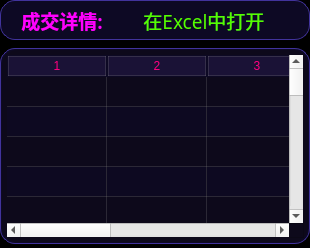
                           <widget class="QFrame" name="frame_10">
                            <property name="sizePolicy">
                             <sizepolicy hsizetype="Expanding" vsizetype="Minimum">
                              <horstretch>0</horstretch>
                              <verstretch>0</verstretch>
                             </sizepolicy>
                            </property>
                            <property name="maximumSize">
                             <size>
                              <width>16777215</width>
                              <height>16777215</height>
                             </size>
                            </property>
                            <property name="styleSheet">
                             <string notr="true">QFrame {
	background-color:rgb(0, 0, 0);
	border-radius: 20px;
}

</string>
                            </property>
                            <property name="frameShape">
                             <enum>QFrame::StyledPanel</enum>
                            </property>
                            <property name="frameShadow">
                             <enum>QFrame::Raised</enum>
                            </property>
                            <layout class="QVBoxLayout" name="verticalLayout_6">
                             <property name="spacing">
                              <number>8</number>
                             </property>
                             <property name="leftMargin">
                              <number>0</number>
                             </property>
                             <property name="topMargin">
                              <number>0</number>
                             </property>
                             <property name="rightMargin">
                              <number>0</number>
                             </property>
                             <property name="bottomMargin">
                              <number>4</number>
                             </property>
                             <item>
                              <widget class="QFrame" name="frame_15">
                               <property name="minimumSize">
                                <size>
                                 <width>0</width>
                                 <height>40</height>
                                </size>
                               </property>
                               <property name="maximumSize">
                                <size>
                                 <width>16777215</width>
                                 <height>40</height>
                                </size>
                               </property>
                               <property name="styleSheet">
                                <string notr="true">QFrame {
	background-color: rgb(13, 9, 36);
	border: 1px solid rgb(65, 51, 156);
	border-radius: 15px;
}
QFrame:hover {
	border: 2px solid rgb(255, 85, 0);
}</string>
                               </property>
                               <property name="frameShape">
                                <enum>QFrame::StyledPanel</enum>
                               </property>
                               <property name="frameShadow">
                                <enum>QFrame::Raised</enum>
                               </property>
                               <layout class="QHBoxLayout" name="horizontalLayout_8">
                                <property name="leftMargin">
                                 <number>20</number>
                                </property>
                                <property name="topMargin">
                                 <number>0</number>
                                </property>
                                <property name="rightMargin">
                                 <number>20</number>
                                </property>
                                <property name="bottomMargin">
                                 <number>0</number>
                                </property>
                                <item alignment="Qt::AlignLeft">
                                 <widget class="QLabel" name="label_22">
                                  <property name="font">
                                   <font>
                                    <family>等线</family>
                                    <pointsize>14</pointsize>
                                    <italic>false</italic>
                                    <bold>true</bold>
                                   </font>
                                  </property>
                                  <property name="styleSheet">
                                   <string notr="true">QFrame {
	background-color: rgba(30, 30, 40, 0);
	border: none;
	border-radius: 15px;
	color: rgb(255, 0, 255);
	font: 700 14pt &quot;等线&quot;;
}
</string>
                                  </property>
                                  <property name="text">
                                   <string>成交详情:</string>
                                  </property>
                                  <property name="alignment">
                                   <set>Qt::AlignCenter</set>
                                  </property>
                                 </widget>
                                </item>
                                <item alignment="Qt::AlignRight|Qt::AlignVCenter">
                                 <widget class="QPushButton" name="Btn_opne_in_excel1">
                                  <property name="minimumSize">
                                   <size>
                                    <width>180</width>
                                    <height>30</height>
                                   </size>
                                  </property>
                                  <property name="maximumSize">
                                   <size>
                                    <width>180</width>
                                    <height>30</height>
                                   </size>
                                  </property>
                                  <property name="font">
                                   <font>
                                    <family>等线</family>
                                    <pointsize>14</pointsize>
                                    <italic>false</italic>
                                    <bold>false</bold>
                                   </font>
                                  </property>
                                  <property name="styleSheet">
                                   <string notr="true">QPushButton {
	border: none;
	background-color: rgba(40, 40, 70, 0);
	color: rgb(85, 255, 0);
	
	font: 14pt &quot;等线&quot;;
	border-radius: 13px;
}

QPushButton:hover {
	border-left: 3px solid rgb(255, 85, 0);
	border-right: 3px solid rgb(255, 85, 0);
}

QPushButton:pressed {
	background-color: rgb(25, 25, 25);
}</string>
                                  </property>
                                  <property name="text">
                                   <string>  在Excel中打开</string>
                                  </property>
                                  <property name="icon">
                                   <iconset resource="resource.qrc">
                                    <normaloff>:/图标/icons/Excel.svg</normaloff>:/图标/icons/Excel.svg</iconset>
                                  </property>
                                  <property name="iconSize">
                                   <size>
                                    <width>20</width>
                                    <height>20</height>
                                   </size>
                                  </property>
                                 </widget>
                                </item>
                               </layout>
                              </widget>
                             </item>
                             <item>
                              <widget class="QFrame" name="frame_29">
                               <property name="styleSheet">
                                <string notr="true">QFrame {
	background-color: rgb(13, 9, 36);
	border: 1px solid rgb(65, 51, 156);
	border-radius: 15px;
}
QFrame:hover {
	border: 2px solid rgb(255, 85, 0);
}</string>
                               </property>
                               <property name="frameShape">
                                <enum>QFrame::StyledPanel</enum>
                               </property>
                               <property name="frameShadow">
                                <enum>QFrame::Raised</enum>
                               </property>
                               <layout class="QVBoxLayout" name="verticalLayout_26">
                                <property name="spacing">
                                 <number>1</number>
                                </property>
                                <property name="leftMargin">
                                 <number>1</number>
                                </property>
                                <property name="topMargin">
                                 <number>1</number>
                                </property>
                                <property name="rightMargin">
                                 <number>1</number>
                                </property>
                                <property name="bottomMargin">
                                 <number>1</number>
                                </property>
                                <item>
                                 <widget class="QFrame" name="frame_65">
                                  <property name="styleSheet">
                                   <string notr="true">QFrame {
	background-color: rgb(13, 9, 36);
	border: none;
	border-radius: 15px;
}
QFrame:hover {
	border: none;
}</string>
                                  </property>
                                  <property name="frameShape">
                                   <enum>QFrame::StyledPanel</enum>
                                  </property>
                                  <property name="frameShadow">
                                   <enum>QFrame::Raised</enum>
                                  </property>
                                  <layout class="QHBoxLayout" name="horizontalLayout_37">
                                   <property name="spacing">
                                    <number>0</number>
                                   </property>
                                   <property name="leftMargin">
                                    <number>0</number>
                                   </property>
                                   <property name="topMargin">
                                    <number>0</number>
                                   </property>
                                   <property name="rightMargin">
                                    <number>0</number>
                                   </property>
                                   <property name="bottomMargin">
                                    <number>0</number>
                                   </property>
                                   <item>
                                    <widget class="QTableWidget" name="tableWidget_deal_detials">
                                     <property name="font">
                                      <font>
                                       <family>等线</family>
                                       <pointsize>10</pointsize>
                                       <italic>false</italic>
                                       <bold>false</bold>
                                      </font>
                                     </property>
                                     <property name="cursor" stdset="0">
                                      <cursorShape>PointingHandCursor</cursorShape>
                                     </property>
                                     <property name="mouseTracking">
                                      <bool>true</bool>
                                     </property>
                                     <property name="styleSheet">
                                      <string notr="true">QTableWidget{
font: 10pt &quot;等线&quot;;
color:rgb(255, 255, 255);
background-color: rgb(13,9,27);
alternate-background-color:rgba(13,9,36, 170);
gridline-color:rgba(140, 140, 140, 60);
border: 1px;
padding: 5px 5px 5px 5px;
}
QTableWidget:hover{
border: none;
}
QTableWidget::item {
text-align:left;
background-color: transparent;
border: none;
border-radius: none;
}
/*选中item*/
QTableWidget::item:selected{
font: 700 12pt &quot;等线&quot;;
color: rgb(0, 255, 0);
background:rgba(65, 0, 44, 180);
border: 1px solid rgba(140, 140, 140, 60);
}
/*
悬浮item*/
QTableWidget::item:hover{
color:rgb(0, 255, 0);
background:rgb(100, 0, 80);
}
/*表头*/
QHeaderView::section:horizontal{
font: 700 10pt &quot;等线&quot;;
color: rgb(255, 0, 127);
text-align:center;
border: 1px solid rgba(140, 140, 140, 60);
background-color: rgb(26, 18, 54);
border-radius: none;
margin:1px;
}
QHeaderView::section:hover:horizontal{
border: 1px solid rgba(140, 140, 140, 160);
background-color: rgba(255, 255, 0, 150);
}
QHeaderView::section:vertical{
font: 700 14pt &quot;等线&quot;;
color: rgb(255, 0, 0);
text-align: right;
border: 1px solid rgba(140, 140, 140, 60);
background-color: rgb(26, 18, 54);
border-radius: none;
margin:1px;
}
QHeaderView::section:hover:vertical{
border: 1px solid rgba(140, 140, 140, 160);
background-color: rgba(255, 255, 0, 150);
}
/*表头最左上角的方块*/
QTableCornerButton:section{
text-align:center;
border: 1px solid rgba(140, 140, 140, 60);
background-color: rgb(26, 18, 54);
margin:1px;
color:rgb(255, 255, 255)
}
QTableCornerButton::section:hover{
border: 1px solid rgba(140, 140, 140, 160);
background-color: rgba(255, 255, 0, 50);
}

QScrollBar:horizontal {
    border: none;
    background: rgb(52, 59, 72);
    height: 8px;
    margin: 0px 20px 0 20px;
	border-radius: 3px;
}
QScrollBar::handle:horizontal {
    background:rgba(249, 83, 255, 170);
    min-width: 30px;
	border-radius: 3px
}
/*
滑块悬浮，按下*/
QScrollBar::handle:hover:horizontal,QScrollBar::handle:pressed:horizontal{
background:rgb(150, 0, 150);
}
QScrollBar::add-line:horizontal {
    border: none;
    background: rgb(55, 63, 77);
    width: 20px;
	border-top-right-radius: 3px;
    border-bottom-right-radius: 3px;
    subcontrol-position: right;
    subcontrol-origin: margin;
}
QScrollBar::sub-line:horizontal {
    border: none;
    background: rgb(55, 63, 77);
    width: 20px;
	border-top-left-radius: 3px;
    border-bottom-left-radius: 3px;
    subcontrol-position: left;
    subcontrol-origin: margin;
}
QScrollBar::up-arrow:horizontal, QScrollBar::down-arrow:horizontal
{
     background: none;
}
QScrollBar::add-page:horizontal, QScrollBar::sub-page:horizontal
{
     background: none;
}
 QScrollBar:vertical {
	border: none;
    background: rgb(52, 59, 72);
    width: 8px;
    margin: 20px 0 20px 0;
	border-radius: 3px;
 }
 QScrollBar::handle:vertical {	
	background:rgba(249, 83, 255, 170);
    min-height: 30px;
	border-radius: 3px
 }
/*
滑块悬浮，按下*/
QScrollBar::handle:hover:vertical,QScrollBar::handle:pressed:vertical{
background:rgb(150, 0, 150);
}
 QScrollBar::add-line:vertical {
     border: none;
    background: rgb(55, 63, 77);
     height: 20px;
	border-bottom-left-radius: 3px;
    border-bottom-right-radius: 3px;
     subcontrol-position: bottom;
     subcontrol-origin: margin;
 }
 QScrollBar::sub-line:vertical {
	border: none;
    background: rgb(55, 63, 77);
     height: 20px;
	border-top-left-radius: 3px;
    border-top-right-radius: 3px;
     subcontrol-position: top;
     subcontrol-origin: margin;
 }
 QScrollBar::up-arrow:vertical, QScrollBar::down-arrow:vertical {
     background: none;
 }

 QScrollBar::add-page:vertical, QScrollBar::sub-page:vertical {
     background: none;
 }

</string>
                                     </property>
                                     <property name="frameShadow">
                                      <enum>QFrame::Raised</enum>
                                     </property>
                                     <property name="verticalScrollBarPolicy">
                                      <enum>Qt::ScrollBarAlwaysOn</enum>
                                     </property>
                                     <property name="horizontalScrollBarPolicy">
                                      <enum>Qt::ScrollBarAlwaysOn</enum>
                                     </property>
                                     <property name="editTriggers">
                                      <set>QAbstractItemView::NoEditTriggers</set>
                                     </property>
                                     <property name="showDropIndicator" stdset="0">
                                      <bool>false</bool>
                                     </property>
                                     <property name="dragEnabled">
                                      <bool>false</bool>
                                     </property>
                                     <property name="dragDropOverwriteMode">
                                      <bool>false</bool>
                                     </property>
                                     <property name="dragDropMode">
                                      <enum>QAbstractItemView::NoDragDrop</enum>
                                     </property>
                                     <property name="defaultDropAction">
                                      <enum>Qt::IgnoreAction</enum>
                                     </property>
                                     <property name="alternatingRowColors">
                                      <bool>true</bool>
                                     </property>
                                     <property name="selectionMode">
                                      <enum>QAbstractItemView::SingleSelection</enum>
                                     </property>
                                     <property name="verticalScrollMode">
                                      <enum>QAbstractItemView::ScrollPerPixel</enum>
                                     </property>
                                     <property name="horizontalScrollMode">
                                      <enum>QAbstractItemView::ScrollPerPixel</enum>
                                     </property>
                                     <property name="sortingEnabled">
                                      <bool>false</bool>
                                     </property>
                                     <property name="rowCount">
                                      <number>100</number>
                                     </property>
                                     <property name="columnCount">
                                      <number>8</number>
                                     </property>
                                     <attribute name="horizontalHeaderMinimumSectionSize">
                                      <number>5</number>
                                     </attribute>
                                     <attribute name="horizontalHeaderDefaultSectionSize">
                                      <number>100</number>
                                     </attribute>
                                     <attribute name="horizontalHeaderShowSortIndicator" stdset="0">
                                      <bool>false</bool>
                                     </attribute>
                                     <attribute name="verticalHeaderVisible">
                                      <bool>false</bool>
                                     </attribute>
                                     <attribute name="verticalHeaderMinimumSectionSize">
                                      <number>30</number>
                                     </attribute>
                                     <attribute name="verticalHeaderDefaultSectionSize">
                                      <number>30</number>
                                     </attribute>
                                     <attribute name="verticalHeaderShowSortIndicator" stdset="0">
                                      <bool>true</bool>
                                     </attribute>
                                     <row/>
                                     <row/>
                                     <row/>
                                     <row/>
                                     <row/>
                                     <row/>
                                     <row/>
                                     <row/>
                                     <row/>
                                     <row/>
                                     <row/>
                                     <row/>
                                     <row/>
                                     <row/>
                                     <row/>
                                     <row/>
                                     <row/>
                                     <row/>
                                     <row/>
                                     <row/>
                                     <row/>
                                     <row/>
                                     <row/>
                                     <row/>
                                     <row/>
                                     <row/>
                                     <row/>
                                     <row/>
                                     <row/>
                                     <row/>
                                     <row/>
                                     <row/>
                                     <row/>
                                     <row/>
                                     <row/>
                                     <row/>
                                     <row/>
                                     <row/>
                                     <row/>
                                     <row/>
                                     <row/>
                                     <row/>
                                     <row/>
                                     <row/>
                                     <row/>
                                     <row/>
                                     <row/>
                                     <row/>
                                     <row/>
                                     <row/>
                                     <row/>
                                     <row/>
                                     <row/>
                                     <row/>
                                     <row/>
                                     <row/>
                                     <row/>
                                     <row/>
                                     <row/>
                                     <row/>
                                     <row/>
                                     <row/>
                                     <row/>
                                     <row/>
                                     <row/>
                                     <row/>
                                     <row/>
                                     <row/>
                                     <row/>
                                     <row/>
                                     <row/>
                                     <row/>
                                     <row/>
                                     <row/>
                                     <row/>
                                     <row/>
                                     <row/>
                                     <row/>
                                     <row/>
                                     <row/>
                                     <row/>
                                     <row/>
                                     <row/>
                                     <row/>
                                     <row/>
                                     <row/>
                                     <row/>
                                     <row/>
                                     <row/>
                                     <row/>
                                     <row/>
                                     <row/>
                                     <row/>
                                     <row/>
                                     <row/>
                                     <row/>
                                     <row/>
                                     <row/>
                                     <row/>
                                     <row/>
                                     <column/>
                                     <column/>
                                     <column/>
                                     <column/>
                                     <column/>
                                     <column/>
                                     <column/>
                                     <column/>
                                    </widget>
                                   </item>
                                  </layout>
                                 </widget>
                                </item>
                               </layout>
                              </widget>
                             </item>
                            </layout>
                           </widget>
